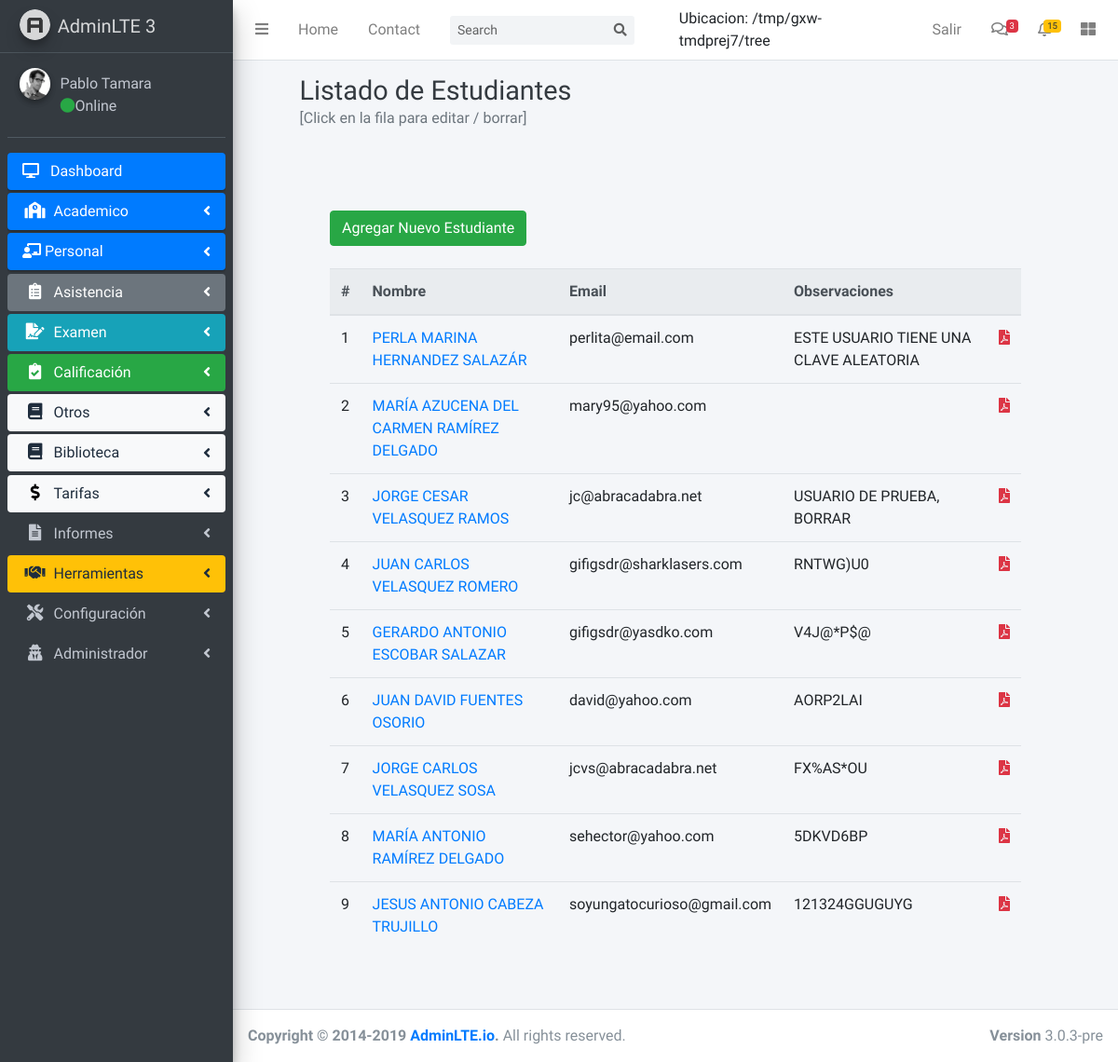
/main.php?pagina=listado_estudiantes (signed in), run on the app's committed database.
### tables this page shows
CREATE TABLE `usuarios` (
  `id` int(10) UNSIGNED NOT NULL,
  `nombre1` varchar(50) DEFAULT NULL,
  `nombre2` varchar(100) NOT NULL,
  `apellido1` varchar(50) DEFAULT NULL,
  `apellido2` varchar(50) DEFAULT NULL,
  `email` varchar(100) DEFAULT NULL,
  `clave` varchar(255) DEFAULT NULL,
  `observaciones` varchar(1000) NOT NULL,
  `rol` int(2) NOT NULL,
  `activo` varchar(5) DEFAULT 'SI',
  `creado` datetime NOT NULL DEFAULT current_timestamp(),
  `creado_por` int(11) NOT NULL
);

### contenido.php (called while the page is built, shortened)
<?php
include 'contenido/contenido_academico.php';

### usuarios/listado_usuarios.php (the view, shortened to what this page needs)
<?php
switch ($tipo) {
    case 'estudiante':
        $msg_titulo = "Listado de Estudiantes";
        $msg_agregar = "Agregar Nuevo Estudiante";
        $pagina_agregar = "agregar_estudiante";
        $pagina_editar = "editar_usuario";
        break;
}
?>
<div class="content-header">
    <div class="container-fluid">
        <div class="row mb-2">
            <div class="col-sm-6">
                <h1 class="m-0 text-dark"><?php echo $msg_titulo; ?></h1>
                <p class="text-muted">[Click en la fila para editar / borrar]</p>
            </div>
        </div>
    </div>
</div>
<div class="container-fluid p-5">
    <div class="row">
        <div class="col-10">
            <a href="main.php?pagina=<?php echo $pagina_agregar; ?>" class="btn btn-success mb-2" role="button" aria-pressed="true"><?php echo $msg_agregar; ?></a></p>
        </div>
    </div>
    <table class="table table-hover" id="dt_listado">
        <thead class="thead-light">
            <tr>
                <th scope="col">#</th>
                <th scope="col">Nombre</th>
                <th scope="col">Email</th>
                <th scope="col">Observaciones</th>
                <th>
                </th>
            </tr>
        </thead>
        <tbody data-link="row" class="rowlink">
            <?php
            $condicion = "usuarios.rol = roles.id";
            switch ($tipo) {
                case 'estudiante':
                    $condicion .= " AND roles.id = 8";
                    break;
            }
            $query = "SELECT usuarios.*, roles.rol FROM usuarios, roles WHERE $condicion ORDER BY id";
            $resultado = $mysqli->query($query);
            $i = 0;
            while ($row = $resultado->fetch_assoc()) {
                $nombre = $row['nombre1'] . " " . $row['nombre2'] . " " . $row['apellido1'] . " " . $row['apellido2'];
                ?>
                <tr>
                    <td scope="row"><?php echo ++$i; ?></td>
                    <td><a href="main.php?pagina=<?php echo $pagina_editar; ?>&id_usuario=<?php echo $row['id']; ?>"><?php echo $nombre; ?></a></td>
                    <td><?php echo $row['email']; ?></td>
                    <td><?php echo $row['observaciones']; ?></td>
                    <td class="rowlink-skip">
                        <?php
                        if ($pagina == 'listado_estudiantes') {
                            ?>
                            <a href="plantilla_pdf.pdf" target="_blank">
                                <span class="text-danger">
                                    <i class="fas fa-file-pdf"></i>
                                </span>
                            </a>
                            <?php
                        } else {
                            echo $row['rol'];
                        }
                        ?>
                    </td>
                </tr>
                <?php
            }
            ?>
        </tbody>
    </table>
</div>

### data on the page
usuarios: nombre "PERLA MARINA HERNANDEZ SALAZÁR", email "perlita@email.com", observaciones "ESTE USUARIO TIENE UNA CLAVE ALEATORIA"
usuarios: nombre "MARÍA AZUCENA DEL CARMEN RAMÍREZ DELGADO", email "mary95@yahoo.com"
usuarios: nombre "JORGE CESAR VELASQUEZ RAMOS", email "jc@abracadabra.net", observaciones "USUARIO DE PRUEBA, BORRAR"
usuarios: nombre "JUAN CARLOS VELASQUEZ ROMERO", email "gifigsdr@sharklasers.com", observaciones "RNTWG)U0"
usuarios: nombre "GERARDO ANTONIO ESCOBAR SALAZAR", email "gifigsdr@yasdko.com", observaciones "V4J@*P$@"
usuarios: nombre "JUAN DAVID FUENTES OSORIO", email "david@yahoo.com", observaciones "AORP2LAI"
usuarios: nombre "JORGE CARLOS VELASQUEZ SOSA", email "jcvs@abracadabra.net", observaciones "FX%AS*OU"
usuarios: nombre "MARÍA ANTONIO RAMÍREZ DELGADO", email "sehector@yahoo.com", observaciones "5DKVD6BP"
usuarios: nombre "JESUS ANTONIO CABEZA TRUJILLO", email "soyungatocurioso@gmail.com", observaciones "121324GGUGUYG"

### other printed values
getcwd() "/tmp/gxw-tmdprej7/tree"
$msg_titulo "Listado de Estudiantes"
$msg_agregar "Agregar Nuevo Estudiante"
